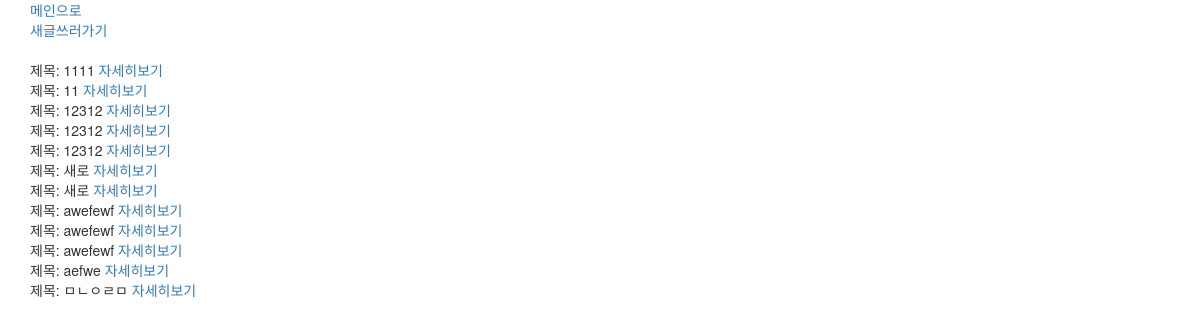
Page /posts/index/ on the earlier database version.
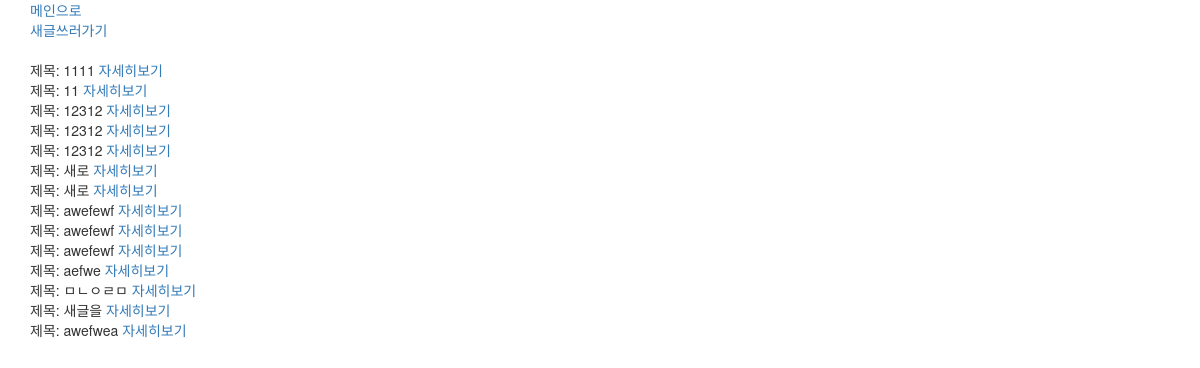
Same page on the later database version.
### posts/models.py (models this page shows, shortened)
class Post(models.Model):
    title = models.CharField(max_length= 200)
    content = models.TextField()
    created_at = models.DateTimeField(auto_now_add = True)
    updated_at = models.DateTimeField(auto_now = True)
    photo = models.ImageField(blank=True)

### posts/views.py (the view)
# urls.py: path('index/', views.index, name="index"),
def index(request):
    context = {
        'posts': Post.objects.all()
    }
    return render(request, 'posts/index.html', context)

### posts/templates/posts/index.html
{% extends 'base.html' %}
{% block content%}
<a href="/posts/new">새글쓰러가기</a>
<br><br>
{% for post in posts %}
  제목:   {{ post.title }}
  <a href="{% url 'posts:show' post.id %}">자세히보기</a> <br>
{% endfor %}
{% endblock %}

Differences in the rows shown:
added Post: title "새글을"
added Post: title "awefwea"
